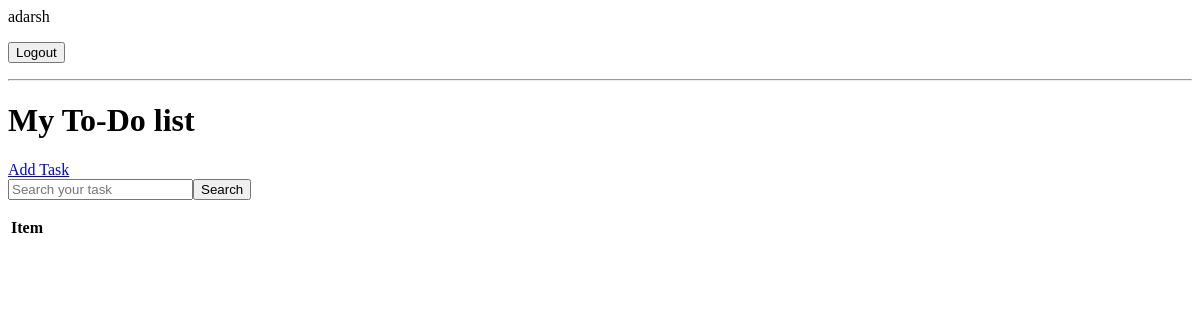
Before: / (signed in) with the older database file.
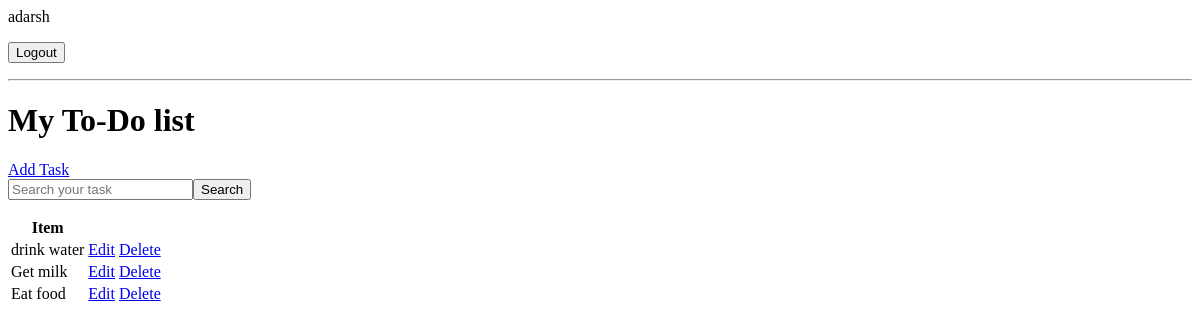
After: the same page with the newer database file.
### myapp/models.py (models this page shows, shortened)
class Task(models.Model):
    user = models.ForeignKey(User,on_delete=models.CASCADE, null = True ,blank = True)
    title = models.CharField(max_length = 200)
    description = models.TextField(null = True, blank = True)
    complete = models.BooleanField(default = False)
    created = models.DateTimeField(auto_now_add = True)
    class Meta:
        ordering = ['complete']

### myapp/views.py (the view)
# urls.py: path("", TaskList.as_view(), name='tasks'),
class TaskList(LoginRequiredMixin, ListView):
    model = Task
    context_object_name = 'tasks'
    def get_context_data(self, **kwargs):
        context = super().get_context_data(**kwargs)
        context['tasks'] = context['tasks'].filter(user=self.request.user)
        context['count'] = context['tasks'].filter(complete=False).count()
        search_input = self.request.GET.get('search-area') or ''
        if search_input:
            context['tasks'] = context['tasks'].filter(
                title__contains=search_input)
        context['search_input'] = search_input
        return context

### myapp/templates/myapp/task_list.html (shortened to what this page needs)
{% if request.user.is_authenticated %}
<p>{{request.user}}</p>
<form action="{% url 'logout' %}" method="post">
    <button type="submit">Logout</button>
</form>
{% else %}
<form action="{% url 'login' %}" method="post">
    {% csrf_token %}
    <button type="submit">Login</button>
</form>
{% endif %}
<hr>
<h1>My To-Do list </h1>
<a href="{% url 'task-create' %}">Add Task</a>
<form method="GET" style="display: flex;">
    <input type='text' name='search-area' placeholder="Search your task" value="{{search_input}}">
    <input class="button" type="submit" value='Search'>
</form>
<table>
    <tr>
        <th>Item</th>
        <th></th>
        <th></th>
    </tr>
    {% for task in tasks %}
    <tr>
        <td> {{task.title}} </td>
        <td><a href="{% url 'task-update' task.id %}">Edit</a></td>
        <td><a href="{% url 'task-delete' task.id %}">Delete</a></td>
    </tr>
    {% endfor %}
</table>

Changed rows visible on the page:
added Task: title "drink water"
added Task: title "Get milk"
added Task: title "Eat food"
